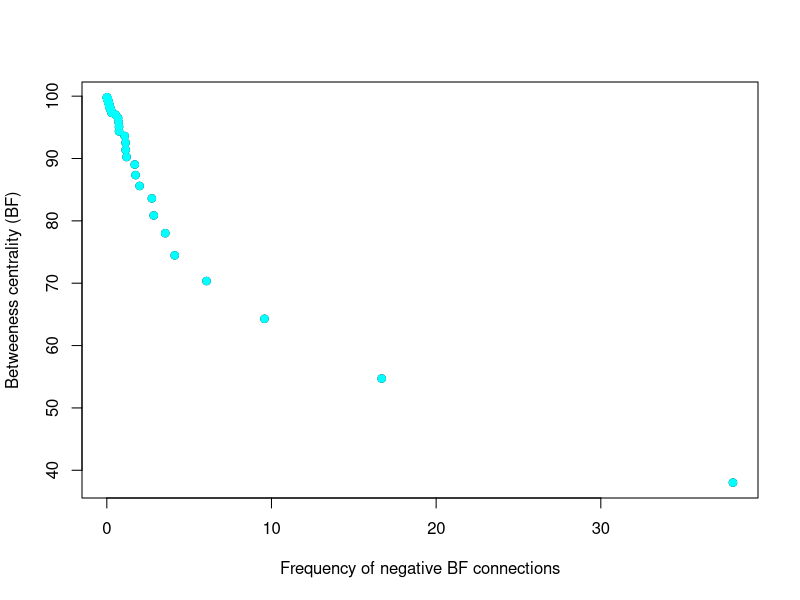

The R source for this figure:
test=read.table("dump.txt",header=F)
plot(test[,2],test[,3],xlab="Frequency of negative BF connections",ylab="Betweeness centrality (BF)")
fun=grep("fun",test[,1])
bac=grep("fun",test[,1],invert=T)
points(test[fun,2],test[fun,3],col="orange",pch=19)
points(test[bac,2],test[bac,3],col="cyan",pch=19)
dev.print(pdf,"neg_deg_cen.pdf")
